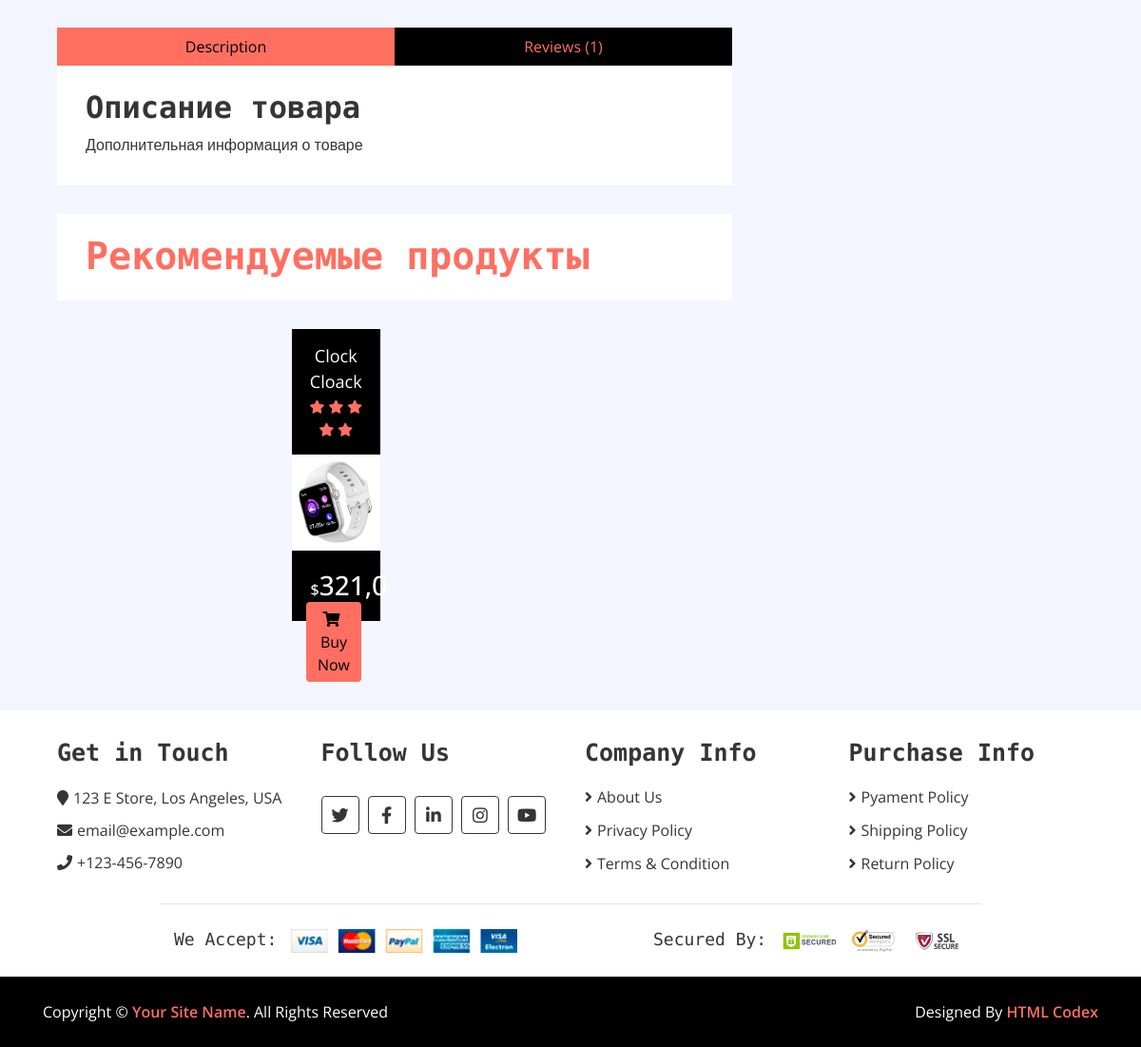
Before: /product/smart-cloack/ (lower part) with the older database file.
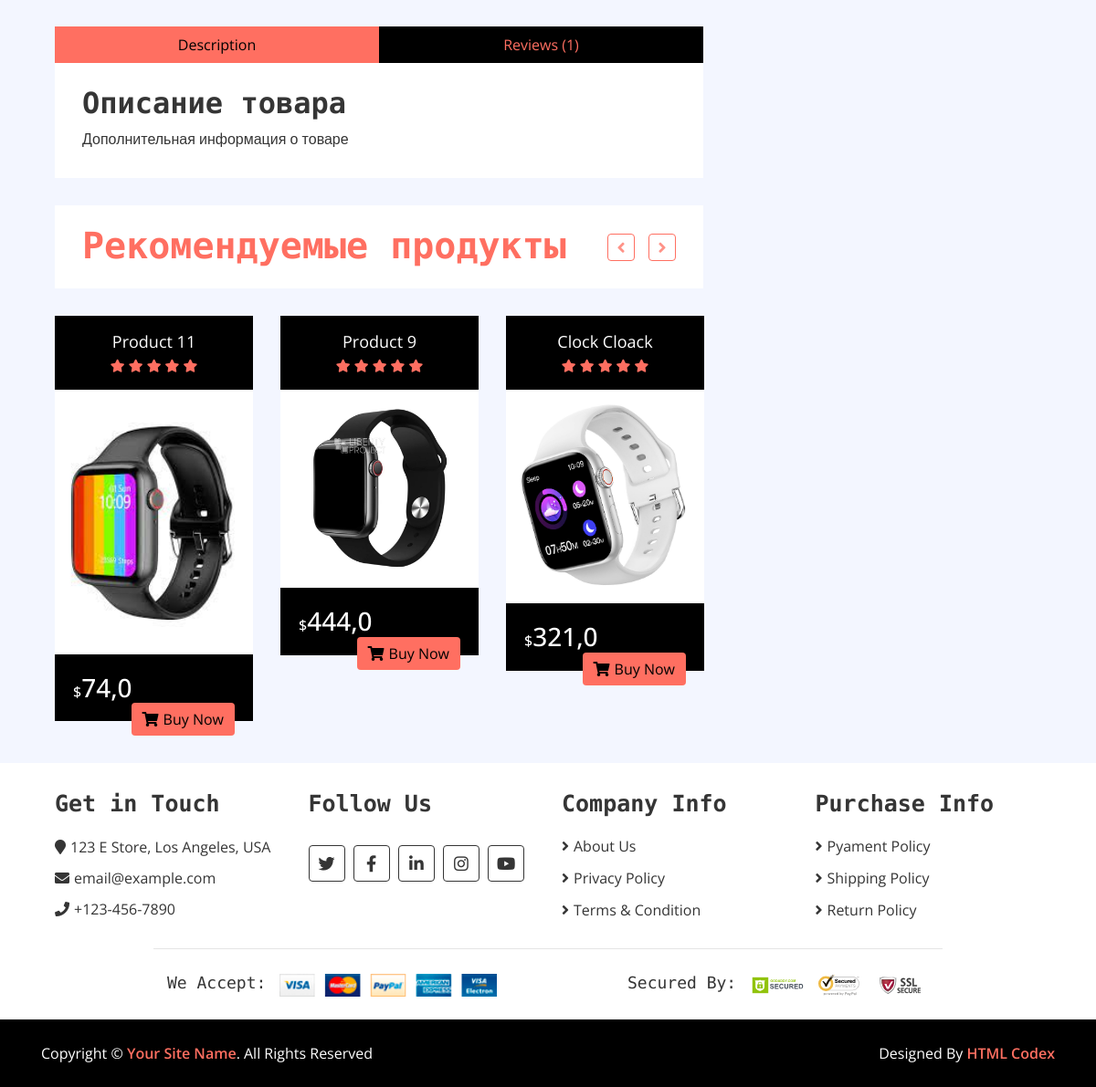
After: the same page with the newer database file.
### shop/models.py (models this page shows, shortened)
class Product(models.Model):
    title = models.CharField(
        max_length=250,
        verbose_name="Наименование товара",
    )
    price = models.FloatField(verbose_name="Цена товара")
    created_at = models.DateTimeField(
        auto_now_add=True,
        verbose_name="Дата создания",
    )
    watched = models.IntegerField(
        default=0,
        verbose_name="Количество просмотров",
    )
    quantity = models.IntegerField(
        default=0,
        verbose_name="Количество на складе",
    )
    description = models.TextField(
        default="Здесь скоро будет описание", verbose_name="Описание товара"
    )
    info = models.TextField(
        default="Дополнительная информация о товаре",
        verbose_name="Информация о товаре",
    )
    category = models.ForeignKey(
        Category,
        related_name="products",
        verbose_name="Категории",
        on_delete=models.CASCADE,
    )
    slug = models.SlugField(
        unique=True,
        null=True,
    )
    size = models.IntegerField(default=30, verbose_name="Размер в мм")
    color = models.CharField(
        default="Серебро", max_length=30, verbose_name="Цвет/Материал"
    )
    def get_absolute_url(self):
        return reverse("product_page", kwargs={"slug": self.slug})
    def get_first_photo(self):
        if self.images.all():
            return self.images.first().image.url
    class Meta:
        verbose_name = "Продукт"
        verbose_name_plural = "Продукты"

class Galery(models.Model):
    image = models.ImageField(upload_to="products/", verbose_name="Изображение")
    product = models.ForeignKey(
        Product,
        related_name="images",
        on_delete=models.CASCADE,
    )
    class Meta:
        verbose_name = "Изображения"
        verbose_name_plural = "Галерея товаров"

### shop/views.py (the view)
# urls.py: path("product/<slug:slug>/", views.ProductPage.as_view(), name="product_page"),
class ProductPage(DetailView):
    model = Product
    template_name = "shop/product_page.html"
    context_object_name = "product"
    def get_context_data(self, **kwargs):
        context = super().get_context_data()
        product = Product.objects.get(slug=self.kwargs["slug"])
        products = Product.objects.filter(category=product.category).exclude(
            slug=self.kwargs["slug"]
        )
        products = products.order_by("?")
        context["products"] = products
        return context

### shop/templatetags/shop_tags.py (called while the page is built)
@register.simple_tag()
def get_all_parent_category():
    return Category.objects.filter(parent=None)

### shop/templates/shop/product_page.html (shortened to what this page needs)
{% extends "base.html" %}
{% load shop_tags %}
{% block main %}
    {% get_all_parent_category as parent_categories%}
        <div class="product-detail">
            <div class="container-fluid">
                <div class="row">
                    <div class="col-lg-8">
                        {% include "shop/components/_product_detail_bottom.html" %}
                        {% include "shop/components/_related_products.html" %}
                    </div>
                    <div class="col-lg-4 sidebar">
                    </div>
                </div>
            </div>
        </div>
{% endblock main %}

### shop/templates/shop/components/_related_products.html (shortened to what this page needs)
<div class="product">
    <div class="section-header">
        <h1>Рекомендуемые продукты</h1>
    </div>
    <div class="row align-items-center product-slider product-slider-3">
        {% for product in products  %}
            <div class="col-lg-6">
                {% include "shop/components/_product_card.html" %}
            </div>
        {% endfor %}
    </div>
</div>

### shop/templates/shop/components/_product_card.html (shortened to what this page needs)
    <div class="product-item">
        <div class="product-title">
            <a href="{{ product.get_absolute_url }}">{{ product.title }}</a>
            <div class="ratting">
                <i class="fa fa-star"></i>
                <i class="fa fa-star"></i>
                <i class="fa fa-star"></i>
                <i class="fa fa-star"></i>
                <i class="fa fa-star"></i>
            </div>
        </div>
        <div class="product-image">
            <a href="product-detail.html">
                <img src="{{ product.get_first_photo }}" alt="Product Image">
            </a>
        </div>
        <div class="product-price">
            <h3><span>$</span>{{ product.price }}</h3>
            <a class="btn" href="{% url 'product_page' product.slug %}"><i class="fa fa-shopping-cart"></i>Buy Now</a>
        </div>
    </div>

Changed rows visible on the page:
added Product: title "Product 11", get_first_photo (picture), price "74,0"
added Product: title "Product 9", get_first_photo (picture), price "444,0"
